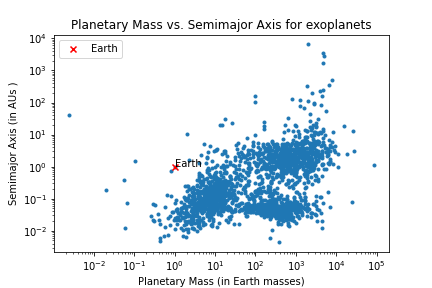

Python code for this plot:
""" Xinghua Peng
    DS 2000: Intro to Programming with Data
    Homework 5
    Oct 16, 2022
    File: exoplanet.py
    Description: This program analyze exoplanet data, identify the most
    Earth-like exoplanet, and visualize the catalog of all discovered 
    exoplanets and their properties to see how most newly discovered 
    exoplanets are different from Earth. 
    
    *Program text output: 
        Most Earth-like exoplanet: TRAPPIST-1 d
        Euclidean distance from TRAPPIST-1 d to Earth: 1.5755117881439684

        The matching exoplanet's six attributes as follows:  
        - Name: TRAPPIST-1 d 
        - Masses: 0.29690926 
        - Radius: 0.7672418000000001 
        - Orbital Period: 0.011088039662448644 
        - Semimajor Axis: 0.02228038 
        - Surface Temperature: 288.0
"""

# Import package as needed
import matplotlib.pyplot as plt

# Define a collection of functions
# Code in a modular style
def read_data(filename):
    """ Read exoplanet dataset into a list of lists
    filename - name of the datafile - * exoplanet.file in this case
    return - a table as lists of lists containing six planet attributes:
    name / mass/ radius / orbital period / semimajoraxis / surface temperature
    * each sublist is the data for one planet
    """
    # Store exoplanet data
    data = []

    with open(filename, "r") as infile:
        for line in infile.readlines():

            # Ignore any line that begins with a hashtag #
            if "#" in line:
                pass
            else:
                # Extract values
                vals = line.strip().split(",")

                # a. name (string)
                name = str(vals[0])

                # b. mass (float)
                jupiter_masses = vals[2]
                # looking for empty strings and stored as 0.0
                if jupiter_masses == "":
                    jupiter_masses = 0.0
                else:
                    # Convert data type
                    jupiter_masses = float(jupiter_masses)
                # Convert the mass from Jupiter to Earth
                # One Jupiter mass = 317.89 Earth masses
                masses = jupiter_masses * 317.89

                # c. radius (float)
                jupiter_radii = vals[3]  # float
                # looking for empty strings and stored as 0.0
                if jupiter_radii == "":  
                    jupiter_radii = 0.0
                else:
                    # Convert data type
                    jupiter_radii = float(jupiter_radii)
                # Convert the planet radius from Jupiter radii to Earth radii
                # One Jupiter radius = 10.97 Earth radius
                radius = jupiter_radii * 10.97

                # d. orbital period (float)
                period = vals[4]
                # looking for empty strings and stored as 0.0
                if period == "":
                    period = 0.0
                else:
                    # Convert data type
                    period = float(period)
                # Convert measurement in days to year
                # 1 year = 365.2422 days
                orbital_period = period / 365.2422

                # e. semimajoraxis (float)
                semimajoraxis = vals[5]
                # looking for empty strings and stored as 0.0
                if semimajoraxis == "":
                    semimajoraxis = 0.0
                else:
                    # Convert data type
                    semimajoraxis = float(semimajoraxis)

                # f. Surface temperature (K) (float)
                surface_temperature = vals[11]
                # looking for empty strings and stored as 0.0
                if surface_temperature == "":
                    surface_temperature = 0.0
                else:
                    # Convert data type
                    surface_temperature = float(surface_temperature) 

                # Store data into lists of lists
                plant = [name, masses, radius, orbital_period, semimajoraxis, 
                         surface_temperature]
                data.append(plant)

    return data

def lookup_planet(name, data):
    """ Fetch the planet attributes (sublists) from the data table
    name - the name of the planet that we are looking up
    data - full planetary dataset - lists of lists containing six planet attributes
    return - a list of the six planet attributes for the named planet
    """
    attrs = []
    for i in data:
        if i[0] == name:
            attrs = i

    return attrs
    
def euclidean_distance(L1, L2):
    """ Calculate Euclidean distance / how different two planets are
    L1, L2 - lists represent each attributes
    L1 / L2 - data for planet 1 / planet 2 in the form of lists
    return - the Euclidean distance score between planet 1 and planet 2
    """
    # Calculate Euclidean distance score
    # euclid =((Mass)² + (Radius)² + (Period)² + (SemimajorAxis)² + (SurfaceTemp)²)1/2
    euclid = ((L1[1] - L2[1]) ** 2 + (L1[2] - L2[2]) ** 2 + (L1[3] - L2[3]) ** 2 
              + (L1[4] - L2[4]) ** 2 + (L1[5] - L2[5]) ** 2) ** 0.5

    return euclid
    
def find_most_similar_planet(name, data):
    """ Find the planet that is most similar to the specified planet
    name - the name of a planet we're trying to match
    data - full planetary dataset - lists of lists containing six planet attributes
    return - the name of the matching planet
    """
    similar_planet = ""
    min = 0
    flag = True

    # Read the planet's attributes
    planet_input = lookup_planet(name, data)
    # Compute and compare the Euclidean distance
    for i in data:
        if i[0] != name:
            # Calculate the Euclidean distance
            score = euclidean_distance(L1=planet_input, L2=i)
            if flag:
                min = score
                similar_planet = i[0]
                flag = False
            else:
                if score < min:
                    min = score
                    similar_planet = i[0]
    return similar_planet

def generate_planet_report(name, data):
    """ Summarize a planet with a printed report
    name - the name of a particular planet
    data - full planetary dataset - lists of lists containing six planet attributes
    return - planet's attributes report
    """
    
    for i in data:
        if i[0] == name:
            print("The matching exoplanet's six attributes as follows: ", 
                  "\n- Name:", i[0], "\n- Masses:", i[1], "\n- Radius:", i[2], 
                  "\n- Orbital Period:", i[3], "\n- Semimajor Axis:", i[4], 
                  "\n- Surface Temperature:", i[5])

def extract_column(data, colidx):
    """ Extract one specific column as a list from the lists of lists
    data - full planetary dataset - lists of lists containing six planet attributes
    colidx - the index of the column to be extracted
    return - a list of every value in that specific column
    """
    col = []
    for row in data:
        col.append(row[colidx])
    return col
    
def visualize_exoplanets(data):
    """ Plot Semimajor Axis (y-axis) vs. Exoplanet Mass for all planets 
    data - full planetary dataset - lists of lists containing six planet attributes
    *Semimajor Axis - List of Semimajor Axis / Mass - List of Mass
    return - a scatter plot of all discovered exoplanets and their properties
    """
    
    # Record exoplanet Semimajor Axis on y-axis & exoplanet mass on x-axis
    y = extract_column(data, 4)
    x = extract_column(data, 1)

    # Create a canvas & scatter plot
    plt.scatter(x, y, marker = ".")

    # Label x / y axis and add the title
    plt.xlabel("Planetary Mass (in Earth masses)")
    plt.ylabel("Semimajor Axis (in AUs )")
    plt.title("Planetary Mass vs. Semimajor Axis for exoplanets")
    
    # Put the x / y axis on a logarithmic scale
    plt.xscale("log")
    plt.yscale("log")

    # Mark Earth with a red "X"
    earth = lookup_planet("Earth", data)
    plt.scatter(earth[1], earth[4], color="red", marker="x", label="Earth")
    plt.legend()
    
    # Add a text label "Earth" near the "X"
    plt.text(earth[1], earth[4], "Earth", ha="left", wrap=True)
    plt.savefig("exoplanet.png")
    plt.show()
    

def main():
    
    # Read the exoplanet data
    data = read_data("exoplanets.csv")
   
    # Determine and print out which exopanet is most similar to Earth
    similar_planet = find_most_similar_planet("Earth", data)
    print("Most Earth-like exoplanet:", similar_planet)
    
    # Print out the Edclidean distance
    print("Euclidean distance from", similar_planet, "to Earth:", 
          euclidean_distance(lookup_planet("Earth", data),
                             lookup_planet(similar_planet, data)))
    print("")
    
    # Print out this matching planet's six attributes
    generate_planet_report(similar_planet,data)
    
    # Visualize the data
    visualize_exoplanets(data)
    

if __name__ == "__main__":
    main()